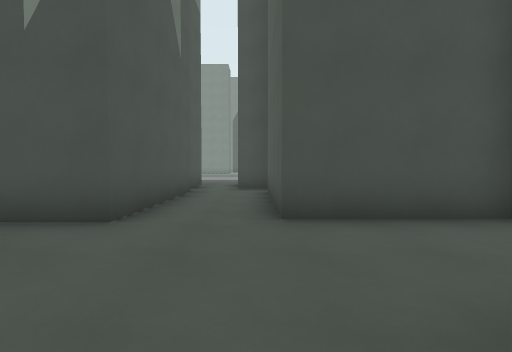
View 1 (above)

24 first-person views from a walk through a 3-D level made in the Godot game engine. The camera is 1.3 m above the floor, tilts 2° down and sees 85° across. The floor is counted in squares, 2 m on a side. Each view is taken from the middle of a square. On the plan, view 1 faces up. The plan holds only what a view shows up to about 9 squares ahead; the rest is blank. The place goes on beyond the plan. Surface patterns are stand-ins for the level's own textures.

View 2
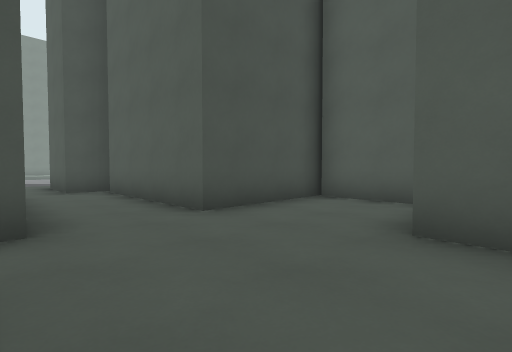

View 3
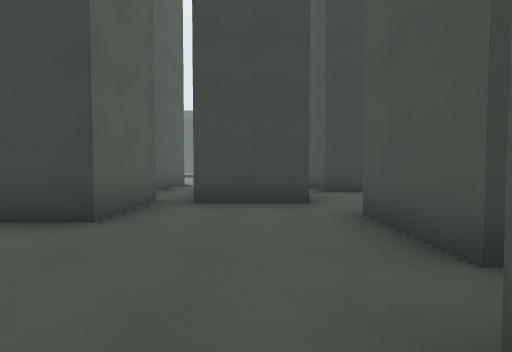

View 4
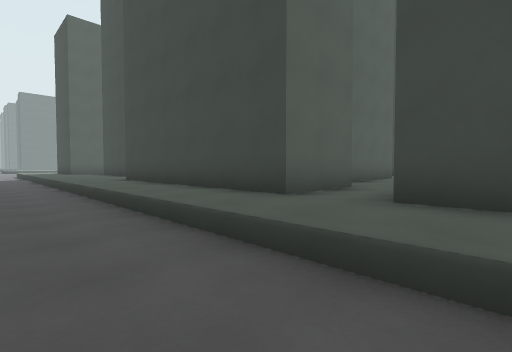

View 5
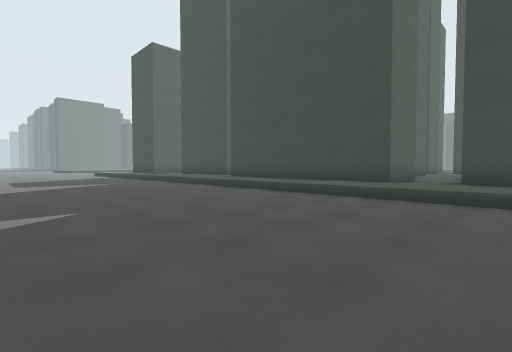

View 6
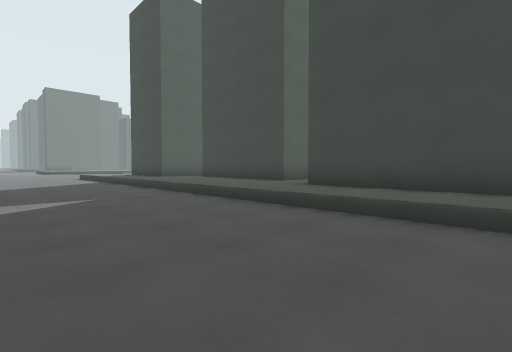

View 7
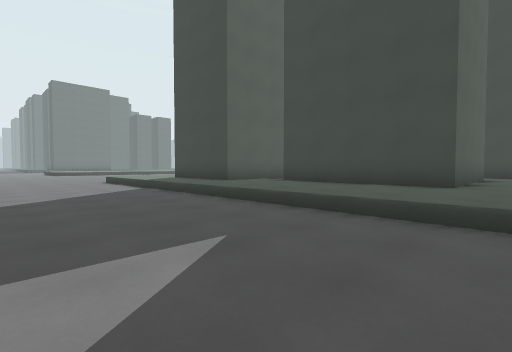

View 8
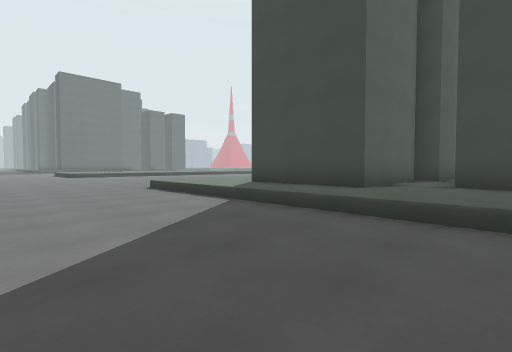

View 9
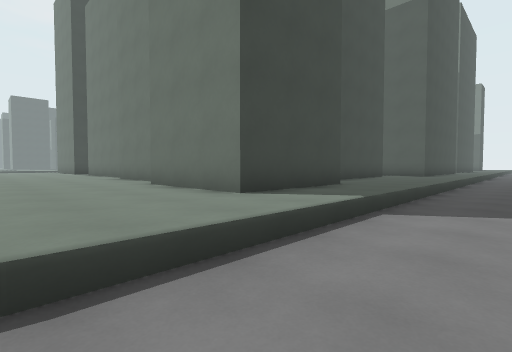

View 10
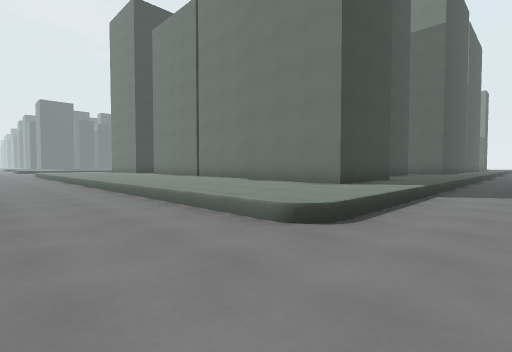

View 11
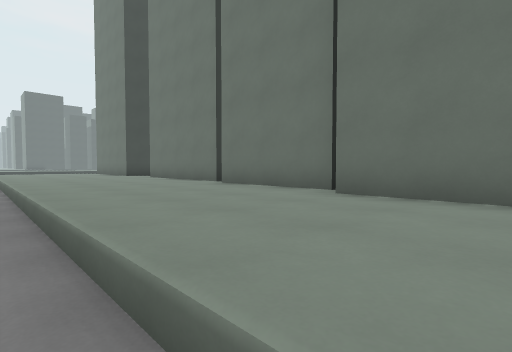

View 12
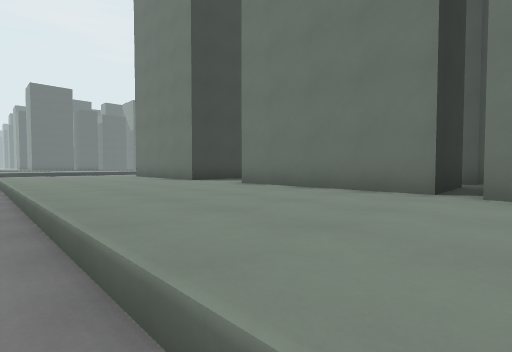

View 13
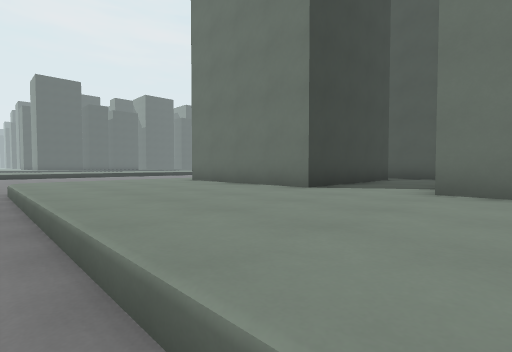

View 14
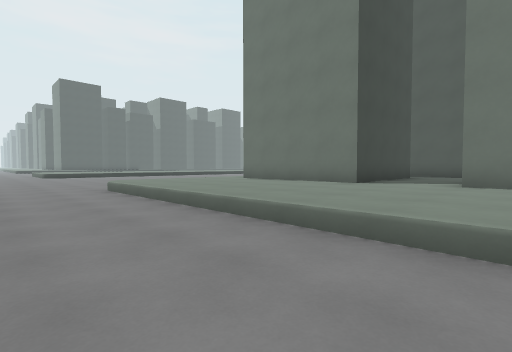

View 15
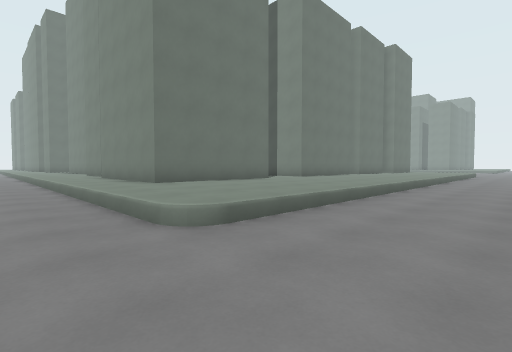

View 16
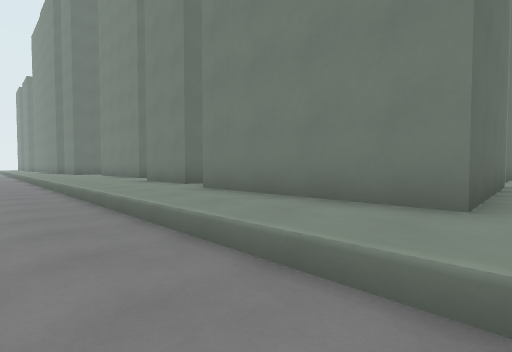

View 17
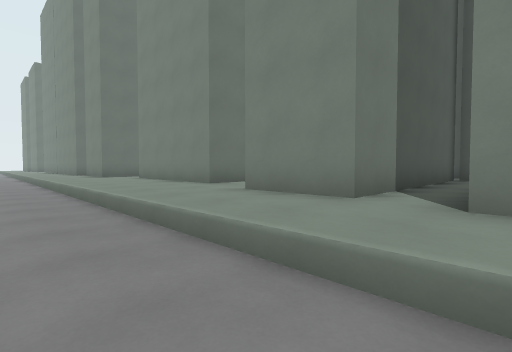

View 18
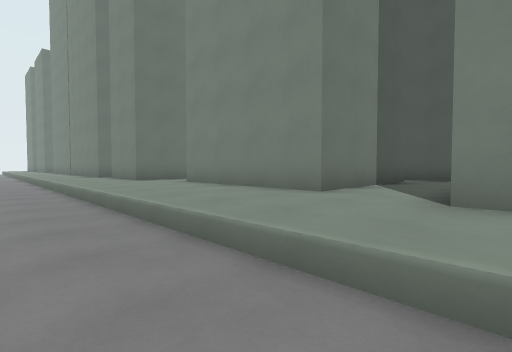

View 19
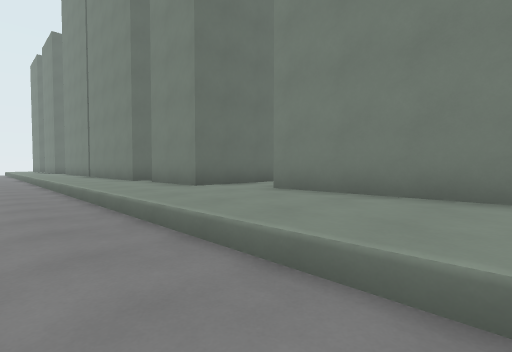

View 20
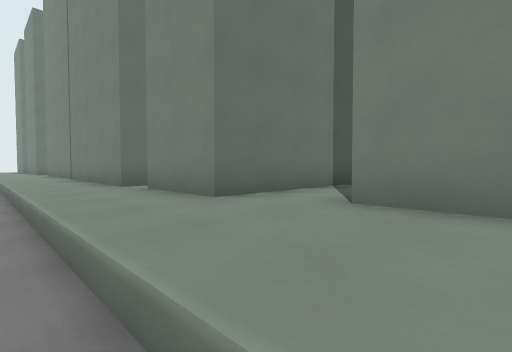

View 21
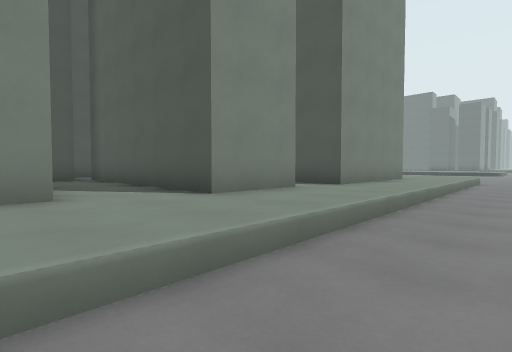

View 22
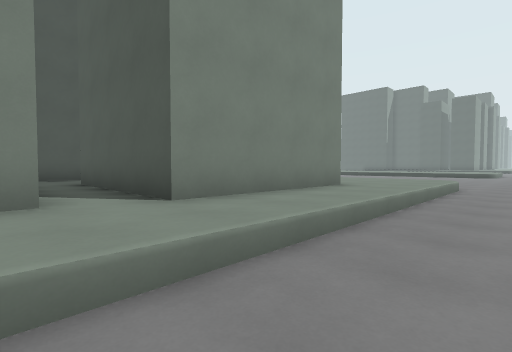

View 23
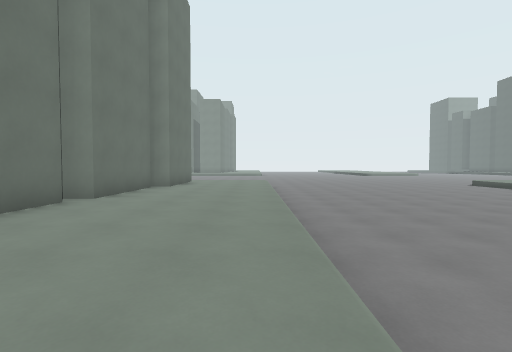

View 24
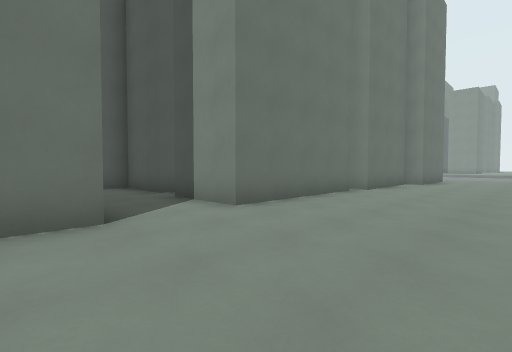

### Floor plan
Key: @ floor where view 1 was taken; # wall or solid block; . main floor; : floor 0.5 m higher than the main floor.
Columns run from 4 left of view 1 to 21 right of it. Each row starts with its distance up from view 1.
 17  ..........
 16  ............
 15  .......................
 14  ........................
 13  .........................
 12  .........................
 11  ::::::::::::::::::::::...
 10  ##:######:::::::###:::...
  9   #:#     :####### #:::...
  8   #:##    :#       #:::...
  7   #::#    :#       #:::...
  6   #::#    :#       #:::...
  5   #::#     #    #  #:::...
  4   #::####  :    ####:::...
  3  ##:::::#  #   #:##::::...
  2  #::::::#         #::::...
  1  #:::####         #::::...
  0  #::@#         #  #::::...
 -1  #####   #######:##::::...
 -2     #:   #::##:::::::::...
 -3     #:#  #::##:####::::...
 -4     #:#  #::##:#  #::::...
 -5     #:#  #::##:#  #::::...
 -6     #:####::##:#  #::::...
 -7 #####::::::::::####::::...
 -8 :::::::::::::::::::::::...
 -9 ..........................
-10 ..........................

Where each view was taken, in squares from view 1:
view 1: 0 up, 0 right, facing up
view 2: 0 up, 2 left, facing up-right
view 3: 4 up, 1 left, facing down
view 4: 13 up, 3 left, facing down-right
view 5: 17 up, 3 left, facing down-right
view 6: 15 up, 2 right, facing down-right
view 7: 15 up, 6 right, facing down-right
view 8: 15 up, 10 right, facing down-right
view 9: 13 up, 18 right, facing down-left
view 10: 13 up, 21 right, facing down-left
view 11: 9 up, 19 right, facing down-left
view 12: 4 up, 19 right, facing down-left
view 13: 0 up, 19 right, facing down-left
view 14: 0 up, 21 right, facing down-left
view 15: 10 down, 21 right, facing up-left
view 16: 10 down, 15 right, facing up-left
view 17: 10 down, 11 right, facing up-left
view 18: 10 down, 8 right, facing up-left
view 19: 10 down, 5 right, facing up-left
view 20: 9 down, 3 right, facing up-left
view 21: 10 down, 5 right, facing up-right
view 22: 10 down, 9 right, facing up-right
view 23: 2 down, 18 right, facing up
view 24: 4 down, 18 right, facing up-left
